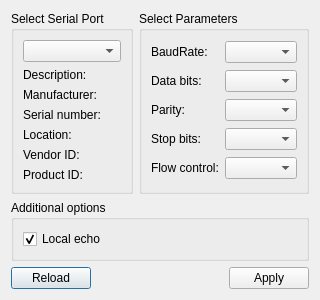
<?xml version="1.0" encoding="UTF-8"?>
<ui version="4.0">
 <class>SettingsDialog</class>
 <widget class="QDialog" name="SettingsDialog">
  <property name="geometry">
   <rect>
    <x>0</x>
    <y>0</y>
    <width>281</width>
    <height>272</height>
   </rect>
  </property>
  <property name="windowTitle">
   <string>Settings</string>
  </property>
  <layout class="QGridLayout" name="gridLayout_3">
   <item row="0" column="1">
    <widget class="QGroupBox" name="parametersBox">
     <property name="title">
      <string>Select Parameters</string>
     </property>
     <layout class="QGridLayout" name="gridLayout_2">
      <item row="0" column="0">
       <widget class="QLabel" name="baudRateLabel">
        <property name="text">
         <string>BaudRate:</string>
        </property>
       </widget>
      </item>
      <item row="0" column="1">
       <widget class="QComboBox" name="baudRateBox"/>
      </item>
      <item row="1" column="0">
       <widget class="QLabel" name="dataBitsLabel">
        <property name="text">
         <string>Data bits:</string>
        </property>
       </widget>
      </item>
      <item row="1" column="1">
       <widget class="QComboBox" name="dataBitsBox"/>
      </item>
      <item row="2" column="0">
       <widget class="QLabel" name="parityLabel">
        <property name="text">
         <string>Parity:</string>
        </property>
       </widget>
      </item>
      <item row="2" column="1">
       <widget class="QComboBox" name="parityBox"/>
      </item>
      <item row="3" column="0">
       <widget class="QLabel" name="stopBitsLabel">
        <property name="text">
         <string>Stop bits:</string>
        </property>
       </widget>
      </item>
      <item row="3" column="1">
       <widget class="QComboBox" name="stopBitsBox"/>
      </item>
      <item row="4" column="0">
       <widget class="QLabel" name="flowControlLabel">
        <property name="text">
         <string>Flow control:</string>
        </property>
       </widget>
      </item>
      <item row="4" column="1">
       <widget class="QComboBox" name="flowControlBox"/>
      </item>
     </layout>
    </widget>
   </item>
   <item row="0" column="0">
    <widget class="QGroupBox" name="selectBox">
     <property name="title">
      <string>Select Serial Port</string>
     </property>
     <layout class="QGridLayout" name="gridLayout">
      <item row="0" column="0">
       <widget class="QComboBox" name="serialPortInfoListBox"/>
      </item>
      <item row="1" column="0">
       <widget class="QLabel" name="descriptionLabel">
        <property name="text">
         <string>Description:</string>
        </property>
       </widget>
      </item>
      <item row="2" column="0">
       <widget class="QLabel" name="manufacturerLabel">
        <property name="text">
         <string>Manufacturer:</string>
        </property>
       </widget>
      </item>
      <item row="3" column="0">
       <widget class="QLabel" name="serialNumberLabel">
        <property name="text">
         <string>Serial number:</string>
        </property>
       </widget>
      </item>
      <item row="4" column="0">
       <widget class="QLabel" name="locationLabel">
        <property name="text">
         <string>Location:</string>
        </property>
       </widget>
      </item>
      <item row="5" column="0">
       <widget class="QLabel" name="vidLabel">
        <property name="text">
         <string>Vendor ID:</string>
        </property>
       </widget>
      </item>
      <item row="6" column="0">
       <widget class="QLabel" name="pidLabel">
        <property name="text">
         <string>Product ID:</string>
        </property>
       </widget>
      </item>
     </layout>
    </widget>
   </item>
   <item row="2" column="0" colspan="2">
    <layout class="QHBoxLayout" name="horizontalLayout">
     <item>
      <widget class="QPushButton" name="reloadButton">
       <property name="text">
        <string>Reload</string>
       </property>
      </widget>
     </item>
     <item>
      <spacer name="horizontalSpacer">
       <property name="orientation">
        <enum>Qt::Horizontal</enum>
       </property>
       <property name="sizeHint" stdset="0">
        <size>
         <width>96</width>
         <height>20</height>
        </size>
       </property>
      </spacer>
     </item>
     <item>
      <widget class="QPushButton" name="applyButton">
       <property name="text">
        <string>Apply</string>
       </property>
      </widget>
     </item>
    </layout>
   </item>
   <item row="1" column="0" colspan="2">
    <widget class="QGroupBox" name="additionalOptionsGroupBox">
     <property name="title">
      <string>Additional options</string>
     </property>
     <layout class="QVBoxLayout" name="verticalLayout">
      <item>
       <widget class="QCheckBox" name="localEchoCheckBox">
        <property name="text">
         <string>Local echo</string>
        </property>
        <property name="checked">
         <bool>true</bool>
        </property>
       </widget>
      </item>
     </layout>
    </widget>
   </item>
  </layout>
 </widget>
 <resources/>
 <connections/>
</ui>
